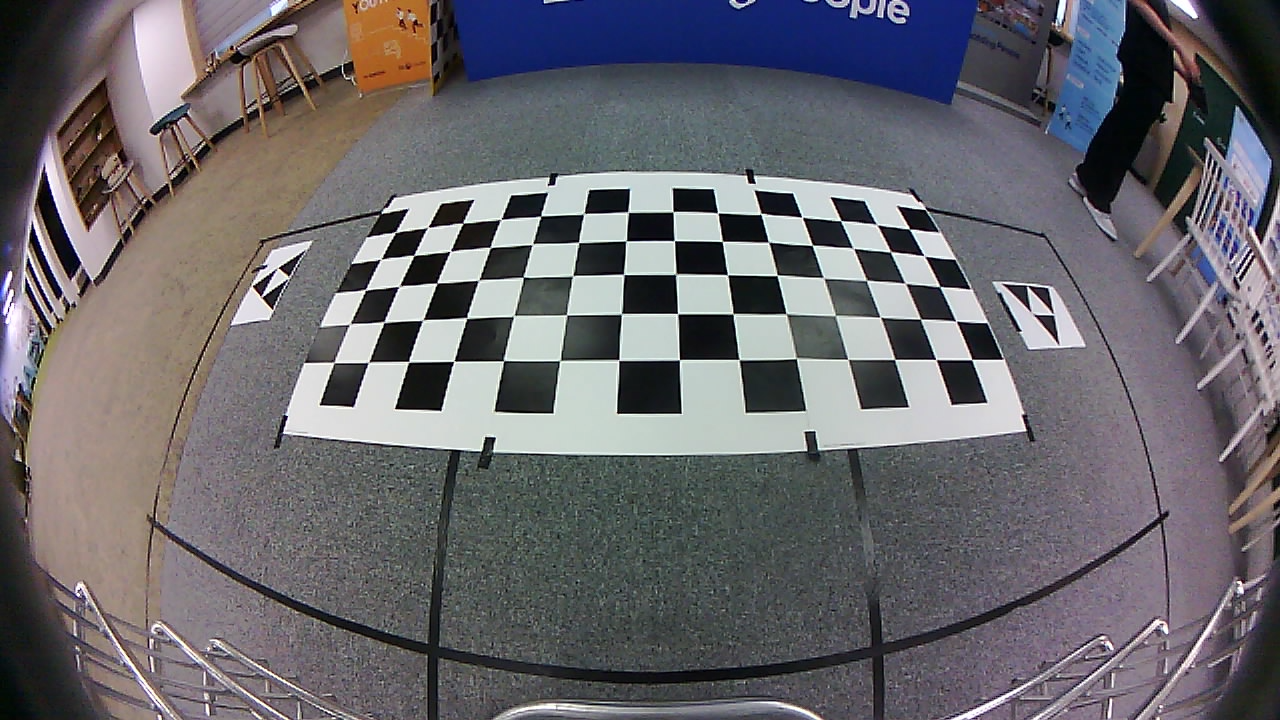
#> input picture pjh/data/kihan/front.png, 1280 x 720 px, found by its file name; the run also reads 1 picture not shown here
$ python main_test.py   (older library calls are emulated)
#> lines starting #> are read from the running program, lines starting #| are printed output that depends on the picture
import cv2
import numpy as np
import argparse

parser = argparse.ArgumentParser(description="Generate Surrounding Camera Bird Eye View")
parser.add_argument('-fw', '--FRAME_WIDTH', default=1280, type=int, help='Camera Frame Width')      # 원본 이미지 길이
parser.add_argument('-fh', '--FRAME_HEIGHT', default=720, type=int, help='Camera Frame Height')    # 원본 이미지 높이
parser.add_argument('-bew', '--BEV_WIDTH', default= 1020, type=int, help='BEV Frame Width')       # 탑뷰 이미지 길이
parser.add_argument('-beh', '--BEV_HEIGHT', default= 1128, type=int, help='BEV Frame Height')     # 탑뷰 이미지 높이
parser.add_argument('-cw', '--CAR_WIDTH', default=200, type=int, help='Car Frame Width')        # 차량 이미지 길이
parser.add_argument('-ch', '--CAR_HEIGHT', default=400, type=int, help='Car Frame Height')      # 차량 이미지 높이
parser.add_argument('-fs', '--FOCAL_SCALE', default=0.65, type=float, help='Camera Undistort Focal Scale')     # 카메라 왜곡되지 않은 초점 스케일
parser.add_argument('-ss', '--SIZE_SCALE', default=1, type=float, help='Camera Undistort Size Scale')       # 카메라 왜곡되지 않은 크기 스케일
parser.add_argument('-blend','--BLEND_FLAG', default=False, type=bool, help='Blend BEV Image (Ture/False)')
parser.add_argument('-balance','--BALANCE_FLAG', default=False, type=bool, help='Balance BEV Image (Ture/False)')
args = parser.parse_args()

FRAME_WIDTH = args.FRAME_WIDTH
FRAME_HEIGHT = args.FRAME_HEIGHT
BEV_WIDTH = args.BEV_WIDTH
BEV_HEIGHT = args.BEV_HEIGHT
CAR_WIDTH = args.CAR_WIDTH
CAR_HEIGHT = args.CAR_HEIGHT
FOCAL_SCALE = args.FOCAL_SCALE
SIZE_SCALE = args.SIZE_SCALE


parser2 = argparse.ArgumentParser(description="Homography from Source to Destination Image")
parser2.add_argument('-bw','--BORAD_WIDTH', default=14, type=int, help='Chess Board Width (corners number)')
parser2.add_argument('-bh','--BORAD_HEIGHT', default=5, type=int, help='Chess Board Height (corners number)')
parser2.add_argument('-size','--SCALED_SIZE', default=10, type=int, help='Scaled Chess Board Square Size (image pixel)')
parser2.add_argument('-subpix_s','--SUBPIX_REGION_SRC', default=3, type=int, help='Corners Subpix Region of img_src')
parser2.add_argument('-subpix_d','--SUBPIX_REGION_DST', default=3, type=int, help='Corners Subpix Region of img_dst')
parser2.add_argument('-store_path', '--STORE_PATH', default='./data/', type=str, help='Path to Store Centerd/Scaled Images')
args2 = parser2.parse_args()


def undistort_left(img, ratio):
    DIM=(1280, 720)
    K=np.array([[486.43710381577273, 0.0, 643.0021325671074], [0.0, 485.584911786959, 402.9808925210084], [0.0, 0.0, 1.0]])
    D=np.array([[-0.06338733272909226], [-0.007861033496168955], [0.005073683389947028], [-0.0010639404289377306]])

    ## new_K 설정
    new_K = K.copy()
    new_K[0,0]=K[0,0]/ratio
    new_K[1,1]=K[1,1]/ratio

    map1, map2 = cv2.fisheye.initUndistortRectifyMap(K, D, np.eye(3), new_K, DIM, cv2.CV_16SC2)

    # print(map1, map2)
    undistorted_img = cv2.remap(img, map1, map2, interpolation=cv2.INTER_LINEAR, borderMode=cv2.BORDER_CONSTANT)
    return undistorted_img

def undistort(img, ratio):
    DIM=(1280, 720)
    K=np.array([[455.8515274977241, 0.0, 655.7621645964248], [0.0, 455.08604281075947, 367.3548823943176], [0.0, 0.0, 1.0]])
    D=np.array([[-0.02077978156022359], [-0.02434621475644252], [0.009725498728069807], [-0.0018108318059442028]])


    ## new_K 설정
    new_K = K.copy()
    new_K[0,0]=K[0,0]/ratio
    new_K[1,1]=K[1,1]/ratio

    map1, map2 = cv2.fisheye.initUndistortRectifyMap(K, D, np.eye(3), new_K, DIM, cv2.CV_16SC2)


    # print(map1, map2)
    undistorted_img = cv2.remap(img, map1, map2, interpolation=cv2.INTER_LINEAR, borderMode=cv2.BORDER_CONSTANT)
    return undistorted_img

# [15 lines left out: function padding, not called in this run]

def color_balance(image): # 색 밸런싱하는 함수
    b, g, r = cv2.split(image)
    B = np.mean(b)
    G = np.mean(g)
    R = np.mean(r)
    K = (R + G + B) / 3
    Kb = K / B
    Kg = K / G
    Kr = K / R
    cv2.addWeighted(b, Kb, 0, 0, 0, b)
    cv2.addWeighted(g, Kg, 0, 0, 0, g)
    cv2.addWeighted(r, Kr, 0, 0, 0, r)
    return cv2.merge([b,g,r])

def luminance_balance(images): # 이미지의 HSV를 통일해주는 함수
    [front,back,left,right] = [cv2.cvtColor(image,cv2.COLOR_BGR2HSV)
                               for image in images]
                               # -> RGB 색상 이미지를 H(Hue, 색조), S(Saturation, 채도), V(Value, 명도) HSV 이미지로 변형
    hf, sf, vf = cv2.split(front)   # 멀티 채널 Matrix를 여러 개의 싱글 채널 Matrix로 바꿔준다.
    hb, sb, vb = cv2.split(back)    # H,S,V 각각으로 분해된 값이다.
    hl, sl, vl = cv2.split(left)
    hr, sr, vr = cv2.split(right)
    V_f = np.mean(vf) # 주어진 배열의 산술 평균을 반환
    V_b = np.mean(vb)
    V_l = np.mean(vl)
    V_r = np.mean(vr)
    V_mean = (V_f + V_b + V_l +V_r) / 4
    vf = cv2.add(vf,(V_mean - V_f)) # V_mean - V_f = 전체 명도 평균 - FRONT 명도 평균 의 값과 front의 명도를 더함
    vb = cv2.add(vb,(V_mean - V_b)) # 이렇게 더해서 모든 bird Eye View 이미지의 명도 값을 평균적으로 변환
    vl = cv2.add(vl,(V_mean - V_l))
    vr = cv2.add(vr,(V_mean - V_r))
    front = cv2.merge([hf,sf,vf]) # 여러 개의 싱글 채널 Matrix를 멀티 채널 Matrix로 바꿔준다. split의 반대
    back = cv2.merge([hb,sb,vb])
    left = cv2.merge([hl,sl,vl])
    right = cv2.merge([hr,sr,vr])
    images = [front,back,left,right]
    images = [cv2.cvtColor(image,cv2.COLOR_HSV2BGR) for image in images]

    return images

class BevGenerator:
    def __init__(self, blend=args.BLEND_FLAG, balance=args.BALANCE_FLAG): #2
        self.init_args()
        self.blend = blend # Bird Eye View 이미지 혼합상태 판단 boolean
        self.balance = balance # Bird Eye View 이미지 균형상태 판단 boolean
        if not self.blend:
            self.masks = [Mask('front'), Mask('back'),  # 10-1
                          Mask('left'), Mask('right')]
        else:
            self.masks = [BlendMask('front'), BlendMask('back'), #10-2
                      BlendMask('left'), BlendMask('right')]

    @staticmethod
    def get_args():
        return args

    def init_args(self):
        global FRAME_WIDTH, FRAME_HEIGHT, BEV_WIDTH, BEV_HEIGHT
        global CAR_WIDTH, CAR_HEIGHT, FOCAL_SCALE, SIZE_SCALE
        FRAME_WIDTH = args.FRAME_WIDTH
        FRAME_HEIGHT = args.FRAME_HEIGHT
        BEV_WIDTH = args.BEV_WIDTH
        BEV_HEIGHT = args.BEV_HEIGHT
        CAR_WIDTH = args.CAR_WIDTH
        CAR_HEIGHT = args.CAR_HEIGHT
        FOCAL_SCALE = args.FOCAL_SCALE
        SIZE_SCALE = args.SIZE_SCALE

    def __call__(self, front, back, left, right, car = None):
        images = [front,back,left,right]

        if self.balance:
            images = luminance_balance(images)  #14
        images = [mask(img) #15
                  for img, mask in zip(images, self.masks)]
        surround = cv2.add(images[0],images[1]) #이미지를 합침
        surround = cv2.add(surround,images[2])
        surround = cv2.add(surround,images[3])
        if self.balance:
            surround = color_balance(surround) #16
        if car is not None:
            surround = cv2.add(surround,car)
        return surround

class Mask:
    def __init__(self, name):
        self.mask = self.get_mask(name) #11-1

    # [43 lines left out: functions get_points, get_mask, not called in this run]
        # cv2.fillPoly = 채워진 다각형을 그립니다. pts에 다각형 배열 값을 여러 개 입력할 수도 있습니다. 255 = color
        # fillPoly()에 다각형 좌표 배열을 여러 개 적용한 경우 겹치는 부분이 사라집니다.

    def __call__(self, img):
        return cv2.bitwise_and(img, img, mask=self.mask) # mask 영역에서 서로 공통으로 겹치는 부분 출력

class BlendMask:
    def __init__(self,name):
        mf = self.get_mask('front') #11-2
        mb = self.get_mask('back')
        ml = self.get_mask('left')
        mr = self.get_mask('right')
        self.get_lines()    #12-2-1
        if name == 'front':
            mf = self.get_blend_mask(mf, ml, self.lineFL, self.lineLF) #12-2-2
            mf = self.get_blend_mask(mf, mr, self.lineFR, self.lineRF)
            self.mask = mf
        if name == 'back':
            mb = self.get_blend_mask(mb, ml, self.lineBL, self.lineLB)
            mb = self.get_blend_mask(mb, mr, self.lineBR, self.lineRB)
            self.mask = mb
        if name == 'left':
            ml = self.get_blend_mask(ml, mf, self.lineLF, self.lineFL)
            ml = self.get_blend_mask(ml, mb, self.lineLB, self.lineBL)
            self.mask = ml
        if name == 'right':
            mr = self.get_blend_mask(mr, mf, self.lineRF, self.lineFR)
            mr = self.get_blend_mask(mr, mb, self.lineRB, self.lineBR)
            self.mask = mr
        self.weight = np.repeat(self.mask[:, :, np.newaxis], 3, axis=2) / 255.0
        self.weight = self.weight.astype(np.float32)

    def get_points(self, name):  # Bird Eye View를 위한 point 값 (변환 좌표)
        if name == 'front':
            points = np.array([
                [0, 0],
                [BEV_WIDTH, 0],
                [BEV_WIDTH, BEV_HEIGHT/5],
                [(BEV_WIDTH+CAR_WIDTH)/2, (BEV_HEIGHT-CAR_HEIGHT)/2],
                [(BEV_WIDTH-CAR_WIDTH)/2, (BEV_HEIGHT-CAR_HEIGHT)/2],
                [0, BEV_HEIGHT/5],
            ]).astype(np.int32)
        elif name == 'back':
            points = np.array([
                [0, BEV_HEIGHT],
                [BEV_WIDTH, BEV_HEIGHT],
                [BEV_WIDTH, BEV_HEIGHT - BEV_HEIGHT/5],
                [(BEV_WIDTH+CAR_WIDTH)/2, (BEV_HEIGHT+CAR_HEIGHT)/2],
                [(BEV_WIDTH-CAR_WIDTH)/2, (BEV_HEIGHT+CAR_HEIGHT)/2],
                [0, BEV_HEIGHT - BEV_HEIGHT/.5],
            ]).astype(np.int32)
        elif name == 'left':
            points = np.array([
                [0, 0],
                [0, BEV_HEIGHT],
                [BEV_WIDTH/5, BEV_HEIGHT],
                [(BEV_WIDTH-CAR_WIDTH)/2, (BEV_HEIGHT+CAR_HEIGHT)/2],
                [(BEV_WIDTH-CAR_WIDTH)/2, (BEV_HEIGHT-CAR_HEIGHT)/2],
                [BEV_WIDTH/5, 0]
            ]).astype(np.int32)
        elif name == 'right':
            points = np.array([
                [BEV_WIDTH, 0],
                [BEV_WIDTH, BEV_HEIGHT],
                [BEV_WIDTH - BEV_WIDTH/5, BEV_HEIGHT],
                [(BEV_WIDTH+CAR_WIDTH)/2, (BEV_HEIGHT+CAR_HEIGHT)/2],
                [(BEV_WIDTH+CAR_WIDTH)/2, (BEV_HEIGHT-CAR_HEIGHT)/2],
                [BEV_WIDTH - BEV_WIDTH/5, 0]
            ]).astype(np.int32)
        else:
            raise Exception("name should be front/back/left/right")
        return points

    def get_mask(self, name):
        mask = np.zeros((BEV_HEIGHT,BEV_WIDTH), dtype=np.uint8) # 마스크 생성, Bird Eye View 높이, 너비만큼 배열 생성
        points = self.get_points(name)  # 12-2
        return cv2.fillPoly(mask, [points], 255)    # cv2.fillPoly = 채워진 다각형을 그립니다. pts에 다각형 배열 값을 여러 개 입력할 수도 있습니다. 255 = color
        # fillPoly()에 다각형 좌표 배열을 여러 개 적용한 경우 겹치는 부분이 사라집니다.

    def get_lines(self):
        self.lineFL = np.array([
                        [0, BEV_HEIGHT/5],
                        [(BEV_WIDTH-CAR_WIDTH)/2, (BEV_HEIGHT-CAR_HEIGHT)/2],
                    ]).astype(np.int32)
        self.lineFR = np.array([
                        [BEV_WIDTH, BEV_HEIGHT/5],
                        [(BEV_WIDTH+CAR_WIDTH)/2, (BEV_HEIGHT-CAR_HEIGHT)/2],
                    ]).astype(np.int32)
        self.lineBL = np.array([
                        [0, BEV_HEIGHT - BEV_HEIGHT/5],
                        [(BEV_WIDTH-CAR_WIDTH)/2, (BEV_HEIGHT+CAR_HEIGHT)/2],
                    ]).astype(np.int32)
        self.lineBR = np.array([
                        [BEV_WIDTH, BEV_HEIGHT - BEV_HEIGHT/5],
                        [(BEV_WIDTH+CAR_WIDTH)/2, (BEV_HEIGHT+CAR_HEIGHT)/2],
                    ]).astype(np.int32)
        self.lineLF = np.array([
                        [BEV_WIDTH/5, 0],
                        [(BEV_WIDTH-CAR_WIDTH)/2, (BEV_HEIGHT-CAR_HEIGHT)/2]
                    ]).astype(np.int32)
        self.lineLB = np.array([
                        [BEV_WIDTH/5, BEV_HEIGHT],
                        [(BEV_WIDTH-CAR_WIDTH)/2, (BEV_HEIGHT+CAR_HEIGHT)/2]
                    ]).astype(np.int32)
        self.lineRF = np.array([
                        [BEV_WIDTH - BEV_WIDTH/5, 0],
                        [(BEV_WIDTH+CAR_WIDTH)/2, (BEV_HEIGHT-CAR_HEIGHT)/2]
                    ]).astype(np.int32)
        self.lineRB = np.array([
                        [BEV_WIDTH - BEV_WIDTH/5, BEV_HEIGHT],
                        [(BEV_WIDTH+CAR_WIDTH)/2, (BEV_HEIGHT+CAR_HEIGHT)/2]
                    ]).astype(np.int32)

    def get_blend_mask(self, maskA, maskB, lineA, lineB): #maskA 값을 합성하는 함수
        overlap = cv2.bitwise_and(maskA, maskB) # mask 영역에서 서로 공통으로 겹치는 부분 출력

        indices = np.where(overlap != 0)
        print(indices)
    #zip() 함수는 여러 개의 순회 가능한(iterable) 객체를 인자로 받고,
    # 각 객체가 담고 있는 원소를 터플의 형태로 차례로 접근할 수 있는 반복자(iterator)를 반환합니다.
    # 설명이 좀 어렵게 들릴 수도 있는데요. 간단한 예제를 보면 이해가 쉬우실 겁니다.
    # >>> numbers = [1, 2, 3]
    # >>> letters = ["A", "B", "C"]
    # >>> for pair in zip(numbers, letters):
    #...     print(pair)
    #...
    #(1, 'A')
    #(2, 'B')
    #(3, 'C')

        for y, x in zip(*indices):
            distA = cv2.pointPolygonTest(np.array(lineA), (x.astype(np.int16), y.astype(np.int16)), True)
            distB = cv2.pointPolygonTest(np.array(lineB), (x.astype(np.int16), y.astype(np.int16)),  True)
            # 이미지에서 해당 Point가 Contour의 어디에 위치해 있는지 확인하는 함수이다.

            # 1. contour : Contour Points들을 인자로 받는다.
            # 2. pt : Contour에 테스트할 Point를 인자로 받는다.
            # 3. measureDist : boolean 데이터 타입.
            maskA[y, x] = distA**2 / (distA**2 + distB**2 + 1e-6) * 255
        return maskA

    def __call__(self, img):
        return (img * self.weight).astype(np.uint8)

frame1 = cv2.imread('C:\\Users\\multicampus\\Desktop\\S07P31D108\\pjh\\data\\kihan\\front.png')
#> frame1 is the input picture: shape (720, 1280, 3); mean B, G, R 108.6, 103.7, 105.8
frame2 = cv2.imread('C:\\Users\\multicampus\\Desktop\\S07P31D108\\pjh\\data\\kihan\\back.png')
frame3 = cv2.imread('C:\\Users\\multicampus\\Desktop\\S07P31D108\\pjh\\data\\kihan\\right.png')
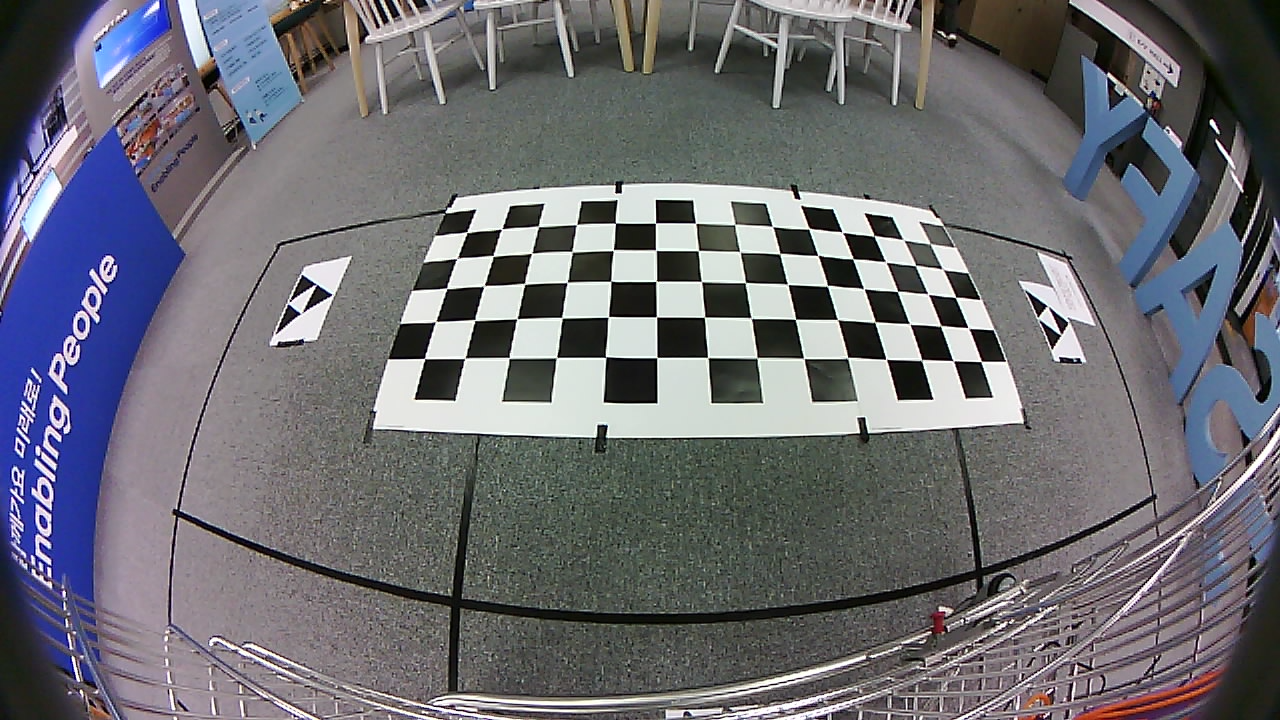
#> input picture pjh/data/kihan/right.png, 1280 x 720 px, found by its file name
#> frame3 is the input picture: shape (720, 1280, 3); mean B, G, R 114.9, 108.5, 108.5
frame4 = cv2.imread('C:\\Users\\multicampus\\Desktop\\S07P31D108\\pjh\\data\\kihan\\left.png')
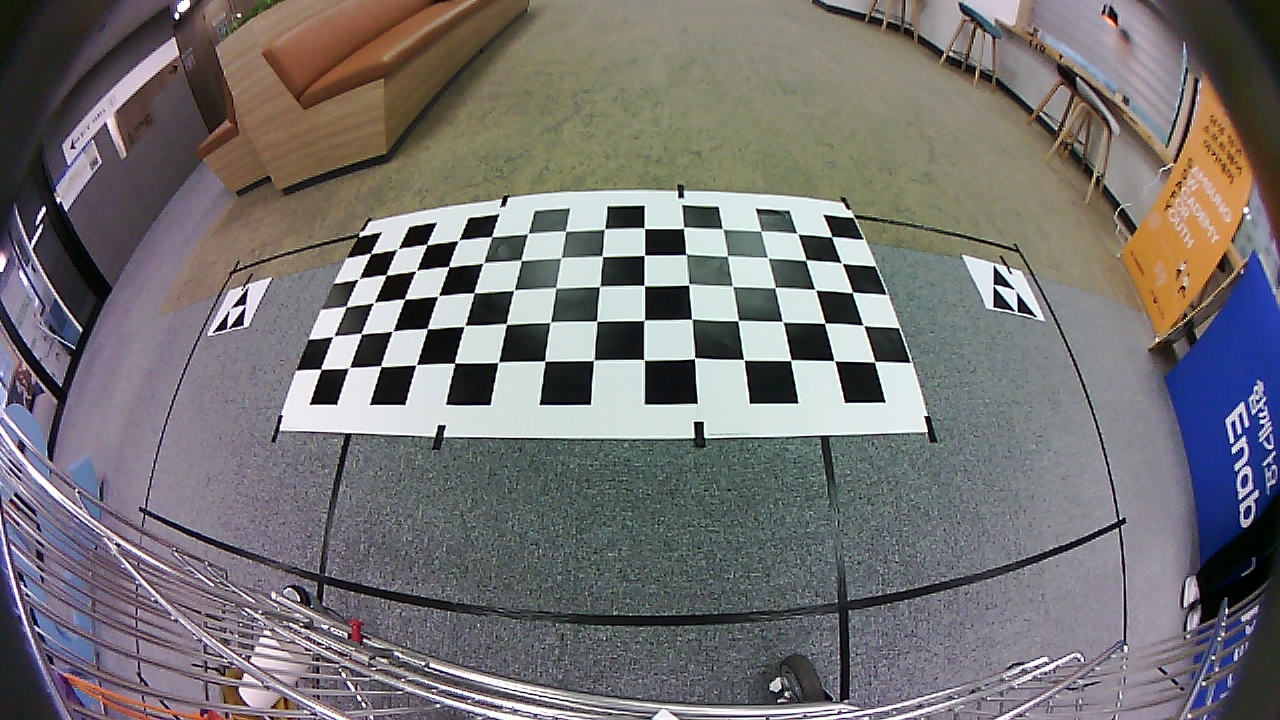
#> input picture SurroundViewMonitor 2D/left.png, 1280 x 720 px, found by its file name
#> frame4 is the input picture: shape (720, 1280, 3); mean B, G, R 114.4, 114.1, 116.7


# 2. 왜곡 보정
undistorted_front = undistort(frame1, 1.5)
undistorted_back = undistort(frame2, 1.5)
undistorted_right = undistort(frame3, 1.5)
undistorted_left = undistort_left(frame4, 1.5)


# 3. 탑뷰 전환 (호모그래피)
front_homography = np.array([[3.8290818190655296, 5.66226108412413, -1961.3463578215583], [0.04676494495778877, 7.593794538002965, -1398.2503661266026], [9.936840064368021e-05, 0.011048826673722773, 1.0]])
back_homography = np.array([[-3.6014363756395578, 4.36751919471232, 2793.845376423345], [-0.16343764199990043, 3.070397421396325, 2357.357976286147], [-0.00020012270934899256, 0.008545448669492679, 1.0]])
right_homography = np.array([[-0.08221005850690113, 1.6235034060147169, 2032.459375714023], [2.945881257892563, 3.582400762214573, -1439.2015581787357], [-0.00011329233289173604, 0.0068701395422870026, 0.9999999999999999]])
left_homography = np.array([[0.1022385737675907, 5.770995782571725, -1228.0525962849354], [-3.1690352115113147, 3.516499167979982, 2659.2521230613215], [0.0002888891947907289, 0.006800266459274919, 1.0]])


top_front = cv2.warpPerspective(undistorted_front, front_homography, (1020, 1128))
top_back = cv2.warpPerspective(undistorted_back, back_homography, (1020, 1128))
top_right = cv2.warpPerspective(undistorted_right, right_homography, (1020, 1128))
top_left = cv2.warpPerspective(undistorted_left, left_homography, (1020, 1128))

# cv2.imshow('surround', top_left)
# cv2.imwrite("dddd.png", top_left)
# 4. 이미지 합성
args = BevGenerator.get_args()
args.CAR_WIDTH = 0
args.CAR_HEIGHT = 0

bev = BevGenerator(blend=True, balance=True)
surround = bev(top_front, top_back, top_left, top_right)
#> in luminance_balance, `V_f = np.mean(vf)`: V_f = 44.99
#> in luminance_balance, `V_b = np.mean(vb)`: V_b = 53.24
#> in luminance_balance, `V_l = np.mean(vl)`: V_l = 59.39
#> in luminance_balance, `V_r = np.mean(vr)`: V_r = 55.13
#> in luminance_balance, `V_mean = (V_f + V_b + V_l +V_r) / 4`: V_mean = 53.19
#> in luminance_balance, `images = [cv2.cvtColor(image,cv2.COLOR_HSV2BGR) for image in images]`: images = 4 items
#> in color_balance, `b, g, r = cv2.split(image)`:
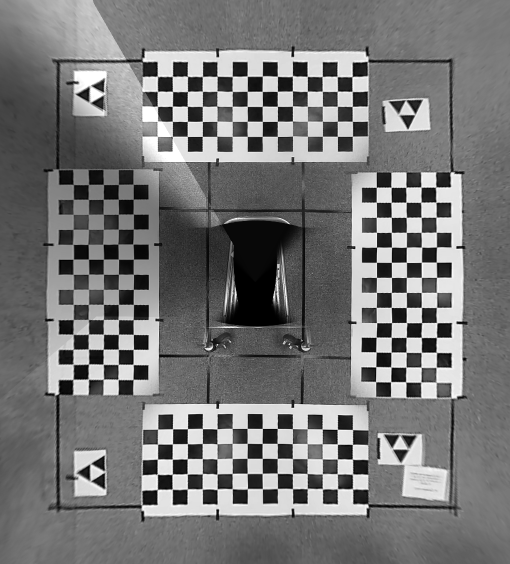
#> g: shape (1128, 1020) (shown at 1/2 size); min 0, max 255, mean 117.9
#> in color_balance, `B = np.mean(b)`: B = 115.5
#> in color_balance, `G = np.mean(g)`: G = 117.9
#> in color_balance, `R = np.mean(r)`: R = 114.7
#> in color_balance, `K = (R + G + B) / 3`: K = 116
#> in color_balance, `Kb = K / B`: Kb = 1
#> in color_balance, `Kg = K / G`: Kg = 0.984
#> in color_balance, `Kr = K / R`: Kr = 1.01

cv2.namedWindow('surround', flags=cv2.WINDOW_NORMAL | cv2.WINDOW_KEEPRATIO)
cv2.imshow('surround', surround)
# cv2.imwrite("asdasasdda.png", surround)
cv2.waitKey(0)
# cv2.destroyAllWindows()
